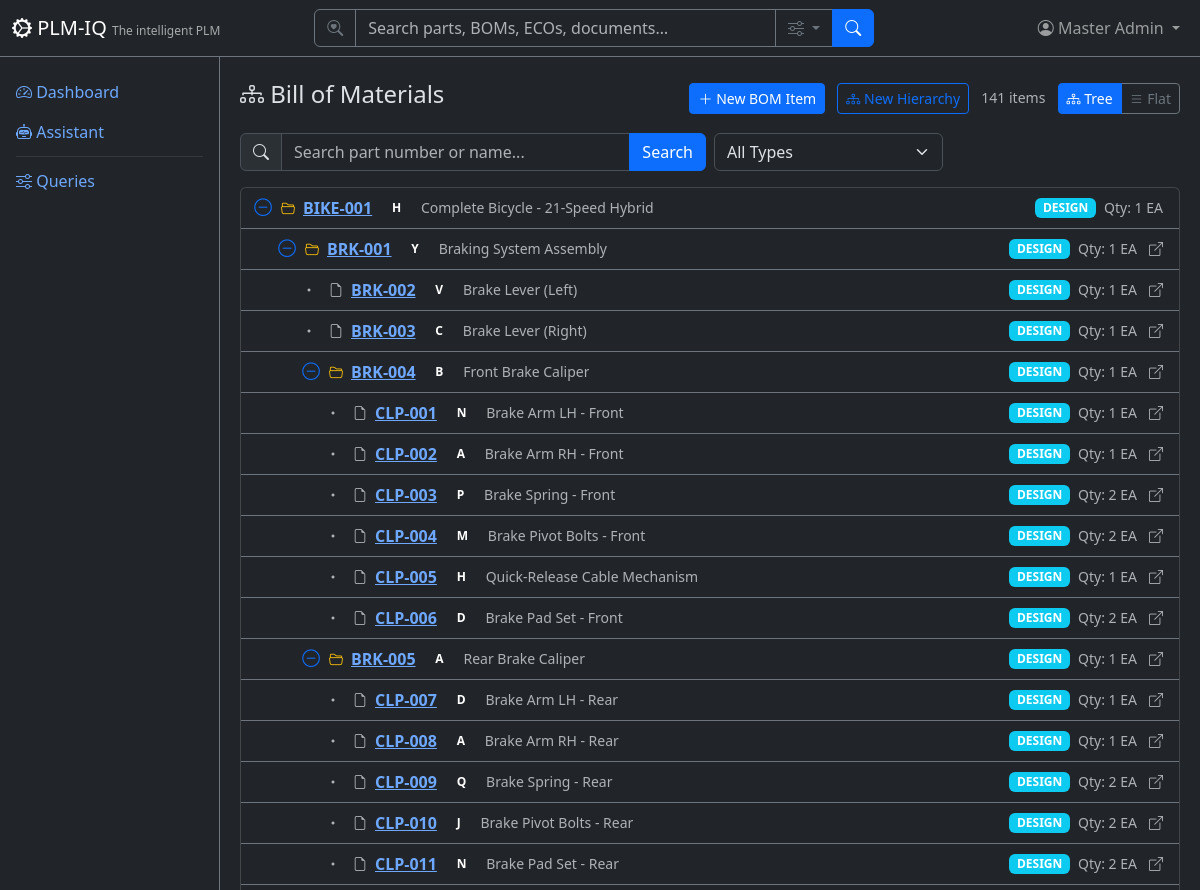
The page /bom (signed in, upper part) on the database as committed earlier.
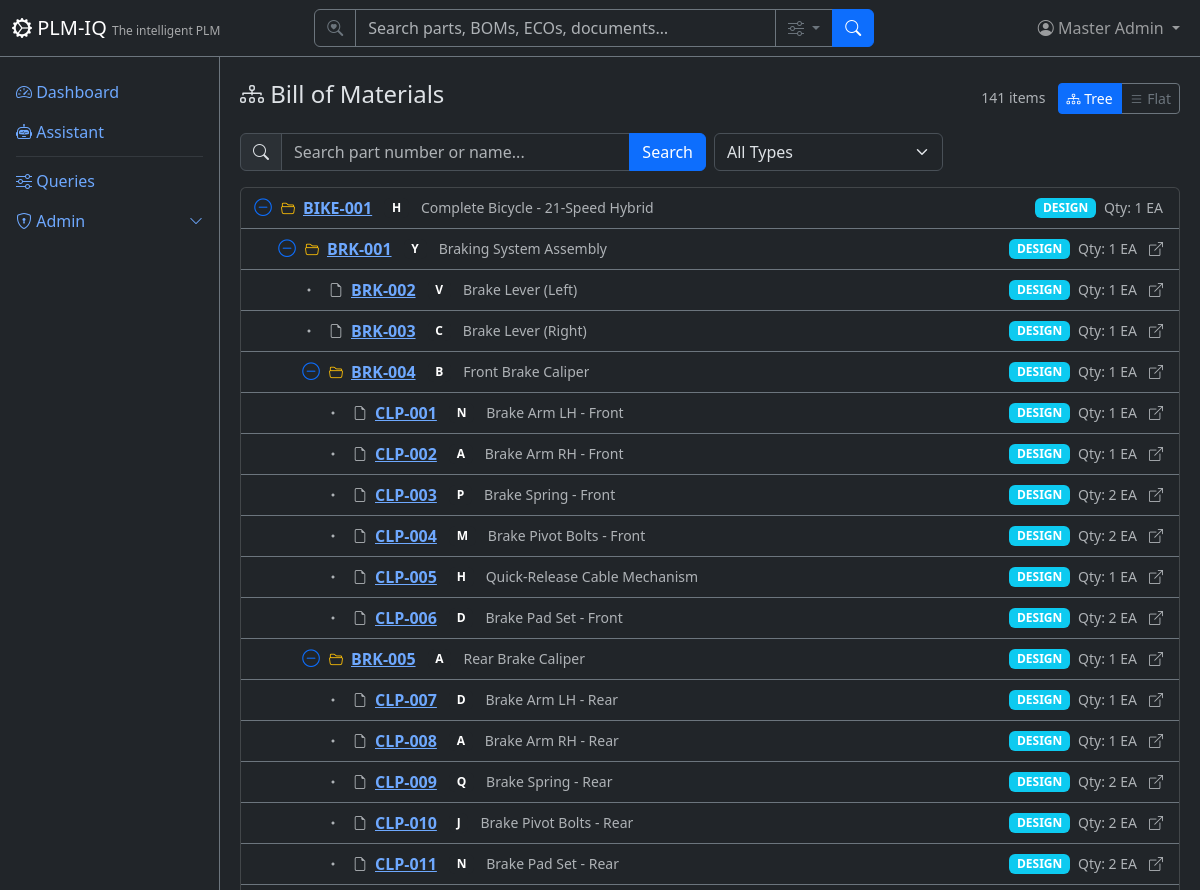
The same page on the database as committed later.
### app/routers/bom.py (the view)
@router.get("", response_class=HTMLResponse)
def list_bom(
    request: Request,
    q: Optional[str] = Query(None, description="Search by part number or name"),
    bom_type: Optional[str] = Query(None, description="Filter by BOM type"),
    view: Optional[str] = Query("tree", description="View mode: tree or flat"),
    page: int = Query(1, ge=1),
    db: Session = Depends(get_db),
):
    user = require_user(request, db)
    ctx = auth_context(request, db)
    query = db.query(BomItem)
    if q:
        query = query.filter(
            or_(
                BomItem.part_number.ilike(f"%{q}%"),
                BomItem.part_name.ilike(f"%{q}%"),
            )
        )
    if bom_type:
        query = query.filter(BomItem.bom_type == bom_type)
    total = query.count()
    offset = (page - 1) * DEFAULT_PAGE_SIZE
    all_items = query.order_by(BomItem.level, BomItem.part_number).all()
    items = all_items[offset:offset + DEFAULT_PAGE_SIZE]
    tree = _build_tree(all_items)
    return HTMLResponse(content=render(
        "bom/list.html",
        **ctx,
        items=items,
        tree=tree,
        tree_total=len(all_items),
        page=page,
        total=total,
        pages=(total + DEFAULT_PAGE_SIZE - 1) // DEFAULT_PAGE_SIZE,
        q=q or "",
        bom_type_filter=bom_type or "",
        view_mode=view or "tree",
        bom_types=["DESIGN", "AS_BUILT", "AS_SHIPPED", "AS_MAINTAINED"],
    ))

### app/templates/bom/list.html (shortened to what the changed rows need)
{% extends "base.html" %}
{% block content %}
<div class="d-flex justify-content-between align-items-center mb-3">
    <div>
        {% if current_user and current_user.role == 'author' %}
        <a href="/bom/new" class="btn btn-sm btn-primary me-2"><i class="bi bi-plus-lg"></i> New BOM Item</a>
        <a href="/bom/hierarchy" class="btn btn-sm btn-outline-primary me-2"><i class="bi bi-diagram-3"></i> New Hierarchy</a>
        {% endif %}
        <span class="text-muted small me-2">{{ tree_total }} items</span>
        <div class="btn-group btn-group-sm">
            <a href="?view=tree{% if q %}&q={{ q }}{% endif %}{% if bom_type_filter %}&bom_type={{ bom_type_filter }}{% endif %}" class="btn btn-outline-primary {% if view_mode == 'tree' %}active{% endif %}">
            </a>
            <a href="?view=flat{% if q %}&q={{ q }}{% endif %}{% if bom_type_filter %}&bom_type={{ bom_type_filter }}{% endif %}" class="btn btn-outline-secondary {% if view_mode == 'flat' %}active{% endif %}">
            </a>
        </div>
    </div>
</div>
{% endblock %}

### app/templates/base.html (shortened to what this page needs)
<!DOCTYPE html>
<html lang="en" data-bs-theme="dark">
<head>
    <link href="https://cdn.jsdelivr.net/npm/bootstrap@5.3.3/dist/css/bootstrap.min.css" rel="stylesheet">
    <link href="https://cdn.jsdelivr.net/npm/bootstrap-icons@1.11.3/font/bootstrap-icons.css" rel="stylesheet">
</head>
<body>
    <nav class="navbar navbar-expand-md navbar-dark bg-dark fixed-top border-bottom border-secondary">
        <div class="container-fluid">
            <a class="navbar-brand" href="/">
                <i class="bi bi-gear-wide-connected"></i> PLM-IQ
                <small class="d-none d-md-inline">The intelligent PLM</small>
            </a>
            <div class="collapse navbar-collapse" id="navMenu">
                {% if current_user %}
                <form class="d-flex mx-auto my-2 my-md-0" role="search" action="/search" method="get" style="width: 100%; max-width: 560px;">
                    <div class="input-group">
                        <span class="input-group-text bg-dark border-secondary text-secondary"><i class="bi bi-search-heart"></i></span>
                        <input type="search" name="q" class="form-control bg-dark text-light border-secondary" placeholder="Search parts, BOMs, ECOs, documents…" aria-label="Search">
                        <button class="btn btn-outline-secondary dropdown-toggle" type="button" data-bs-toggle="dropdown" data-bs-auto-close="outside" title="Search options">
                            <i class="bi bi-sliders"></i>
                        </button>
                        <button class="btn btn-primary" type="submit"><i class="bi bi-search"></i></button>
                    </div>
                </form>
                {% endif %}
                <ul class="navbar-nav ms-auto align-items-center">
                    {% if current_user %}
                    <li class="nav-item dropdown">
                        <a class="nav-link dropdown-toggle position-relative" href="#" role="button" data-bs-toggle="dropdown">
                            <i class="bi bi-person-circle"></i>
                            <span class="d-none d-md-inline">{{ current_user.full_name }}</span>
                        </a>
                    </li>
                    {% else %}
                    <li class="nav-item">
                        <a class="nav-link" href="/login"><i class="bi bi-box-arrow-in-right"></i> Sign In</a>
                    </li>
                    {% endif %}
                </ul>
            </div>
        </div>
    </nav>
    <div class="sidebar bg-dark border-end border-secondary pt-3">
        <ul class="nav nav-pills flex-column">
            <li class="nav-item">
                <a class="nav-link" href="/"><i class="bi bi-speedometer2"></i> Dashboard</a>
            </li>
            <li class="nav-item">
                <a class="nav-link" href="/assistant"><i class="bi bi-robot"></i> Assistant</a>
            </li>
            <li class="nav-item">
                <hr class="nav-divider my-1 mx-3 border-secondary">
            </li>
            <li class="nav-item">
                <a class="nav-link" href="/queries"><i class="bi bi-sliders"></i> Queries</a>
            </li>
            {% if current_user and (current_user.role == 'tenantadmin' or current_user.role is none) %}
            <li class="nav-item">
                <a class="nav-link d-flex justify-content-between align-items-center" data-bs-toggle="collapse" href="#adminSubmenu" role="button" aria-expanded="false">
                    <span><i class="bi bi-shield-lock"></i> Admin</span>
                    <i class="bi bi-chevron-down small"></i>
                </a>
            </li>
            {% endif %}
        </ul>
    </div>
    <div class="main-content">
        {% block content %}{% endblock %}
    </div>
</body>
</html>

Rows that differ between the two databases and show on the page:
changed User "Master Admin": role "author" → empty (drawn)
Other text that changed with them:
text no longer shown: "New BOM Item New Hierarchy"
text now shown: "Admin"
